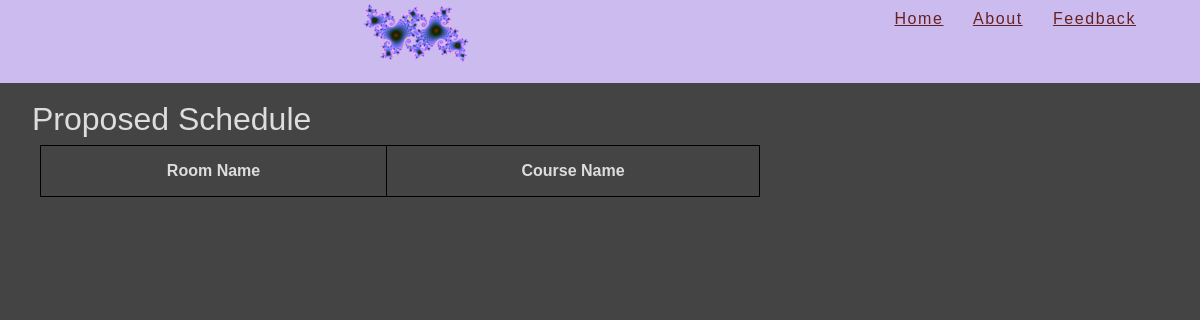
/schedule/, run on an earlier commit of the app's database.
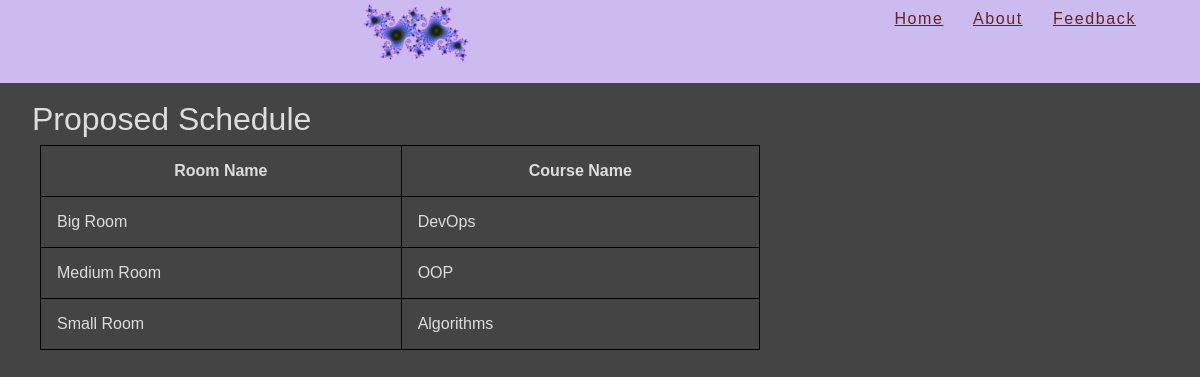
And on a later commit of the database.
### scheduler/models.py (models this page shows, shortened)
class Room(models.Model):
    rname = models.CharField(max_length=128, default="")
    capacity = models.IntegerField()
    rtype = models.CharField(max_length=128, default="Lecture")
    building = models.CharField(max_length=128, default="", blank=True)

class Course(models.Model):
	cname = models.CharField(max_length=128, blank=False)
	capacity = models.IntegerField(default = 0)

### scheduler/views.py (the view)
# urls.py: url('schedule/$', views.schedule)
def schedule(request):
    all_courses = Course.objects.all().order_by('-capacity')
    all_rooms = Room.objects.all().order_by('-capacity')
    scheduled_rooms = {}
    for course in all_courses:
        for room in all_rooms:
            if room.rname not in scheduled_rooms and course.cname not in scheduled_rooms.values():
                if course.capacity < room.capacity:
                    scheduled_rooms[room.rname] = course.cname
    return render(request, 'schedule.html', {'dictionary': scheduled_rooms})

### scheduler/templates/schedule.html
{% extends "base.html" %}
{% block content %}
	<h1>Proposed Schedule</h1>
	<table style="width:60%">
		<tr>
			<th>Room Name</th>
			<th>Course Name</th>
		</tr>
		{% for key, value in dictionary.items %}
			<tr>
				<td>{{key}}</td>
	    		<td>{{value}}</td>
	    	</tr>
		{% endfor %}
	</table>
{% endblock content %}

### scheduler/templates/base.html (shortened to what this page needs)
<!DOCTYPE html>
<html>
<head>
    {% block stylesheets %}
        {% load static %}
        <link rel="stylesheet" type="text/css" href="/static/scheduler/style.css">
    {% endblock stylesheets %}
</head>
<body class="dashboard">
    <div id="container">
        <div id="header">
	    <div id="user-tools">
                <a href="/scheduler/index">Home</a>
                <a href="/scheduler/about">About</a>
                <a href="/scheduler/feedback">Feedback</a>
            </div>
            <div id="branding">
                <img src="/static/scheduler/logo.png" alt="Logo"/>
                <h1>{{ header }}</h1>
            </div>
        </div>
        <br>
        <div id="content" class="colMS">
            <div id="content-main">
                {% block content %}
                {% endblock content %}
            </div>
        </div>
    </div>
</body>
</html>

### mysite/static/scheduler/style.css (style rules this page uses)
body { margin: 0; padding: 0; font-size: 100%; color: #ddd; background: #444; font-family: Arial, Helvetica, sans-serif }
a:link { color: #acf; }
table, th, td { width: 140% table-layout: fixed; margin: .4em 2.5em .4em 2.5em; font-size: 1em; border-collapse: collapse; border: 1px solid black; }
th, td { padding: 1em; }
th { background: #444; }
td { background: #444; }
#header { width: auto; height: 3em; padding-bottom: 2em; padding-top: .2em; line-height: 2em; background-color: #cbe; color: #633; text-align: center; }
#header a:link, #header a:visited { color: #622; }
h1,h2,h3,h4,h5 { font-weight: 400; }
h1 { display: inline; margin: 0em 0em .6em 0em; padding-bottom: 2em; padding-top: 1em; padding-left: 1em; font-size: 2em; text-align: center; }
#user-tools { float: right; padding: 0; margin: 0 4em 0 1em; font-weight: 300; font-size: 1em; letter-spacing: .1em; text-align: right; color: #622; }

What changed in the data, as far as the page shows it:
added Room: dictionary "Big Room"
added Course: dictionary "DevOps"
added Room: dictionary "Medium Room"
added Course: dictionary "OOP"
added Room: dictionary "Small Room"
added Course: dictionary "Algorithms"
